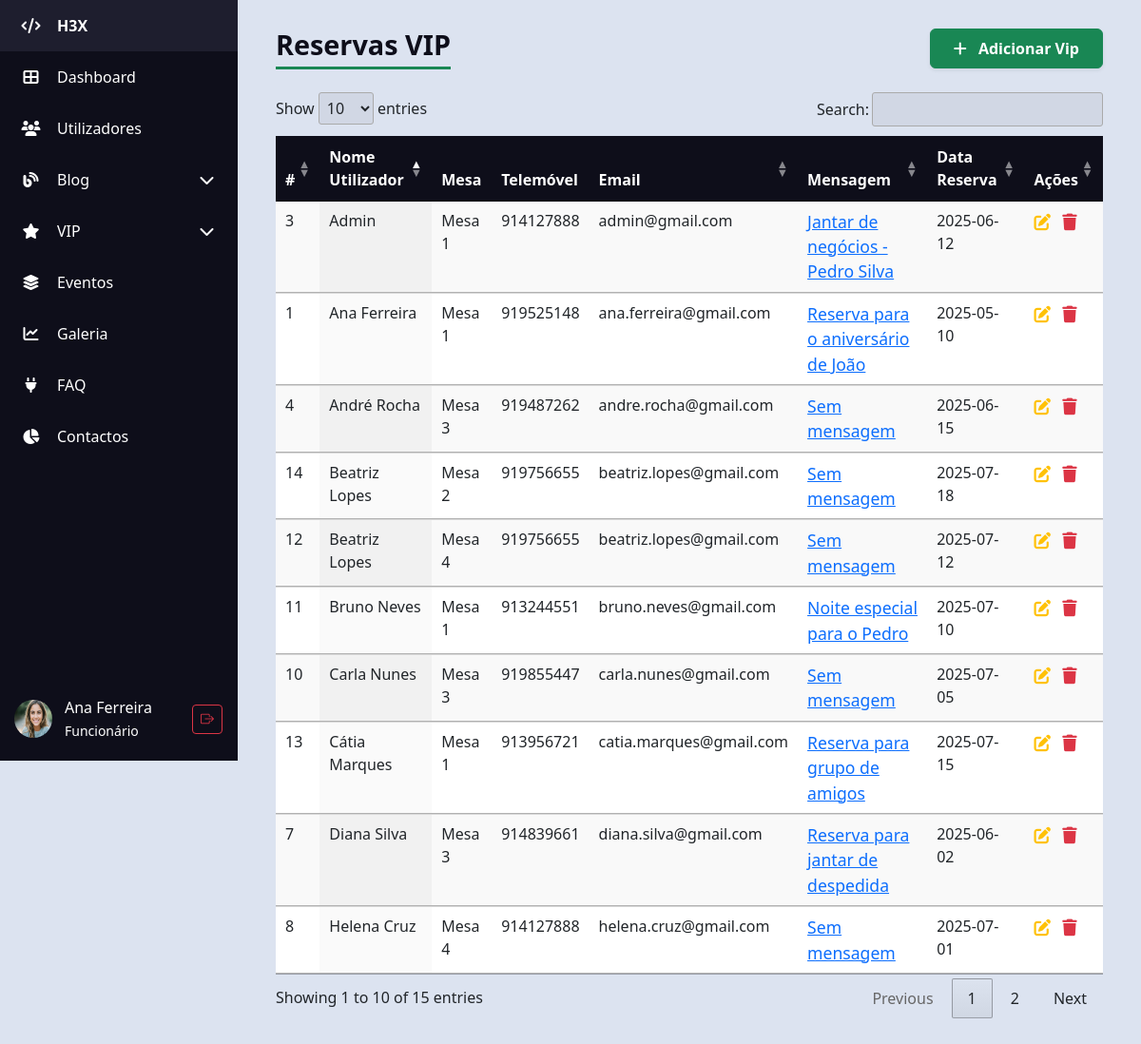
The page /H3X/admin/admin_vip.php (signed in) on the database its author committed.
### tables this page shows
CREATE TABLE IF NOT EXISTS `vip` (
  `id` int unsigned NOT NULL AUTO_INCREMENT,
  `id_mesa` int unsigned NOT NULL,
  `mensagem` text,
  `data_reserva` date NOT NULL,
  `id_utilizador` int unsigned NOT NULL,
  PRIMARY KEY (`id`),
  KEY `id_mesa` (`id_mesa`),
  KEY `id_utilizador` (`id_utilizador`),
  CONSTRAINT `vip_ibfk_1` FOREIGN KEY (`id_mesa`) REFERENCES `mesas` (`id`),
  CONSTRAINT `vip_ibfk_2` FOREIGN KEY (`id_utilizador`) REFERENCES `utilizadores` (`id`)
);

CREATE TABLE IF NOT EXISTS `utilizadores` (
  `id` int unsigned NOT NULL AUTO_INCREMENT,
  `nome` varchar(100) NOT NULL,
  `email` varchar(100) NOT NULL,
  `telefone` varchar(9) NOT NULL,
  `pass` varchar(255) NOT NULL,
  `data_nascimento` date NOT NULL,
  `tipo` enum('c','f','a') NOT NULL DEFAULT 'c',
  `estado` enum('a','d') NOT NULL DEFAULT 'd',
  `ultima_atividade` timestamp NULL DEFAULT CURRENT_TIMESTAMP ON UPDATE CURRENT_TIMESTAMP,
  `foto` varchar(255) DEFAULT NULL,
  PRIMARY KEY (`id`),
  UNIQUE KEY `email` (`email`)
);

CREATE TABLE IF NOT EXISTS `mesas` (
  `id` int unsigned NOT NULL AUTO_INCREMENT,
  `nome` varchar(15) NOT NULL,
  `capacidade` int unsigned DEFAULT NULL,
  PRIMARY KEY (`id`)
);

### H3X/admin/admin_vip.php (the view, shortened to what this page needs)
<?php
require_once "../db_config.php";
require 'partials/header.php';
?>
<body>
    <div class="d-flex">
        <?php require 'partials/sidebar.php'; ?>
        <div class="content">
            <div class="d-flex justify-content-between align-items-center mb-4">
                <h1 class="table-title m-0">Reservas VIP</h1>
                <div>
                    <a href="admin_vip_create.php" class="btn btn-success shadow-sm px-4 py-2 fw-semibold">
                        <i class="fas fa-plus me-2"></i> Adicionar Vip
                    </a>
                </div>
            </div>
            <?php
            $sql = "
            SELECT vip.id, vip.mensagem, vip.data_reserva,
                    utilizadores.nome AS nome_utilizador,
                    utilizadores.telefone,
                    utilizadores.email,
                    mesas.nome AS nome_mesa
            FROM vip
            LEFT JOIN utilizadores ON vip.id_utilizador = utilizadores.id
            LEFT JOIN mesas ON vip.id_mesa = mesas.id
            ORDER BY vip.id DESC
            ";
            $result = $conn->query($sql);
            ?>
            <?php if ($result && $result->num_rows > 0): ?>
                <table id="svipTable" class="display table table-striped table-hover" style="width:100%">
                    <thead>
                        <tr>
                            <th>#</th>
                            <th>Nome Utilizador</th>
                            <th>Mesa</th>
                            <th>Telemóvel</th>
                            <th>Email</th>
                            <th>Mensagem</th>
                            <th>Data Reserva</th>
                            <th>Ações</th>
                        </tr>
                    </thead>
                    <tbody>
                        <?php while ($reserva = $result->fetch_object()):
                            $id = $reserva->id;
                            $nome = $reserva->nome_utilizador ?? 'Sem nome';
                            $telefone = $reserva->telefone ?? '';
                            $email = $reserva->email ?? '';
                            $nome_mesa = $reserva->nome_mesa ?? 'Sem mesa';
                            $mensagem_resumida = !empty(trim($reserva->mensagem ?? ''))
                                ? mb_strimwidth(strip_tags($reserva->mensagem ?? ''), 0, 80, '...')
                                : 'Sem mensagem';
                            $data_reserva = $reserva->data_reserva ?? '';
                            ?>
                            <tr>
                                <td><?= $id ?></td>
                                <td><?= trim($nome) ?></td>
                                <td><?= trim($nome_mesa) ?></td>
                                <td><?= trim($telefone) ?></td>
                                <td><?= trim($email) ?></td>
                                <td>
                                    <a href="#" data-bs-toggle="modal" data-bs-target="#mensagemModal<?= $id ?>">
                                        <?= trim($mensagem_resumida) ?>
                                    </a>
                                </td>
                                <td><?= trim($data_reserva) ?></td>
                                <td>
                                    <a href="admin_vip_edit.php?id=<?= urlencode($id) ?>" title="Editar"><i
                                            class="fas fa-pen-to-square text-warning"></i></a>
                                    <a href="admin_vip_delete.php?id=<?= urlencode($id) ?>" title="Apagar" class="ms-2"><i
                                            class="fas fa-trash text-danger"></i></a>
                                </td>
                            </tr>
                        <?php endwhile; ?>
                    </tbody>
                </table>
            <?php else: ?>
                <p class="alert alert-warning">Sem reservas VIP encontradas.</p>
            <?php endif; ?>
        </div>
    </div>
    <?php require 'partials/footer.php'; ?>
</body>
</html>

### H3X/admin/css/style.css (style rules this page uses)
body { background-color: #dce3f0; margin: 0; font-family: "Segoe UI", sans-serif; }
.content { margin-left: 80px; padding: 30px 40px; flex: 1; transition: margin-left 0.3s ease; }
table.dataTable thead th { background-color: #0e0e1a; color: white; cursor: pointer; }
h1.table-title { color: #0e0e1a; margin-bottom: 20px; font-weight: 700; border-bottom: 3px solid #198754; display: inline-block; padding-bottom: 5px; font-size: 1.8rem; }
td a { font-size: 1.1rem; transition: color 0.3s ease; }
table.dataTable thead > tr > th.sorting:before, table.dataTable thead > tr > th.sorting:after, table.dataTable thead > tr > th.sorting_asc:before, table.dataTable thead > tr > th.sorting_asc:after, table.dataTable thead > tr > th.sorting_desc:before, table.dataTable thead > tr > th.sorting_desc:after, table.dataTable thead > tr > th.sorting_asc_disabled:before, table.dataTable thead > tr > th.sorting_asc_disabled:after, table.dataTable thead > tr > th.sorting_desc_disabled:before, table.dataTable thead > tr > th.sorting_desc_disabled:after, table.dataTable thead > tr > td.sorting:before, table.dataTable thead > tr > td.sorting:after, table.dataTable thead > tr > td.sorting_asc:before, table.dataTable thead > tr > td.sorting_asc:after, table.dataTable thead > tr > td.sorting_desc:before, table.dataTable thead > tr > td.sorting_desc:after, table.dataTable thead > tr > td.sorting_asc_disabled:before, table.dataTable thead > tr > td.sorting_asc_disabled:after, table.dataTable thead > tr > td.sorting_desc_disabled:before, table.dataTable thead > tr > td.sorting_desc_disabled:after { opacity: 0.5; }
table.dataTable thead > tr > th.sorting_asc:before, table.dataTable thead > tr > th.sorting_desc:after, table.dataTable thead > tr > td.sorting_asc:before, table.dataTable thead > tr > td.sorting_desc:after { opacity: 1; }

### rows shown on the page
vip: id "14", id_utilizador.nome "Beatriz Lopes", id_mesa.nome "Mesa 2", id_utilizador.telefone "919756655", id_utilizador.email "beatriz.lopes@gmail.com", mensagem "Sem mensagem", data_reserva "2025-07-18"
vip: id "13", id_utilizador.nome "Cátia Marques", id_mesa.nome "Mesa 1", id_utilizador.telefone "913956721", id_utilizador.email "catia.marques@gmail.com", mensagem "Reserva para grupo de amigos", data_reserva "2025-07-15"
vip: id "12", id_utilizador.nome "Beatriz Lopes", id_mesa.nome "Mesa 4", id_utilizador.telefone "919756655", id_utilizador.email "beatriz.lopes@gmail.com", mensagem "Sem mensagem", data_reserva "2025-07-12"
vip: id "11", id_utilizador.nome "Bruno Neves", id_mesa.nome "Mesa 1", id_utilizador.telefone "913244551", id_utilizador.email "bruno.neves@gmail.com", mensagem "Noite especial para o Pedro", data_reserva "2025-07-10"
vip: id "10", id_utilizador.nome "Carla Nunes", id_mesa.nome "Mesa 3", id_utilizador.telefone "919855447", id_utilizador.email "carla.nunes@gmail.com", mensagem "Sem mensagem", data_reserva "2025-07-05"
vip: id "8", id_utilizador.nome "Helena Cruz", id_mesa.nome "Mesa 4", id_utilizador.telefone "914127888", id_utilizador.email "helena.cruz@gmail.com", mensagem "Sem mensagem", data_reserva "2025-07-01"
vip: id "7", id_utilizador.nome "Diana Silva", id_mesa.nome "Mesa 3", id_utilizador.telefone "914839661", id_utilizador.email "diana.silva@gmail.com", mensagem "Reserva para jantar de despedida", data_reserva "2025-06-02"
vip: id "4", id_utilizador.nome "André Rocha", id_mesa.nome "Mesa 3", id_utilizador.telefone "919487262", id_utilizador.email "andre.rocha@gmail.com", mensagem "Sem mensagem", data_reserva "2025-06-15"
vip: id "3", id_utilizador.nome "Admin", id_mesa.nome "Mesa 1", id_utilizador.telefone "914127888", id_utilizador.email "admin@gmail.com", mensagem "Jantar de negócios - Pedro Silva", data_reserva "2025-06-12"
vip: id "1", id_utilizador.nome "Ana Ferreira", id_mesa.nome "Mesa 1", id_utilizador.telefone "919525148", id_utilizador.email "ana.ferreira@gmail.com", mensagem "Reserva para o aniversário de João", data_reserva "2025-05-10"

### other values the page prints
$nomeUtilizador "Ana Ferreira"
$tipoLabel "Funcionário"
